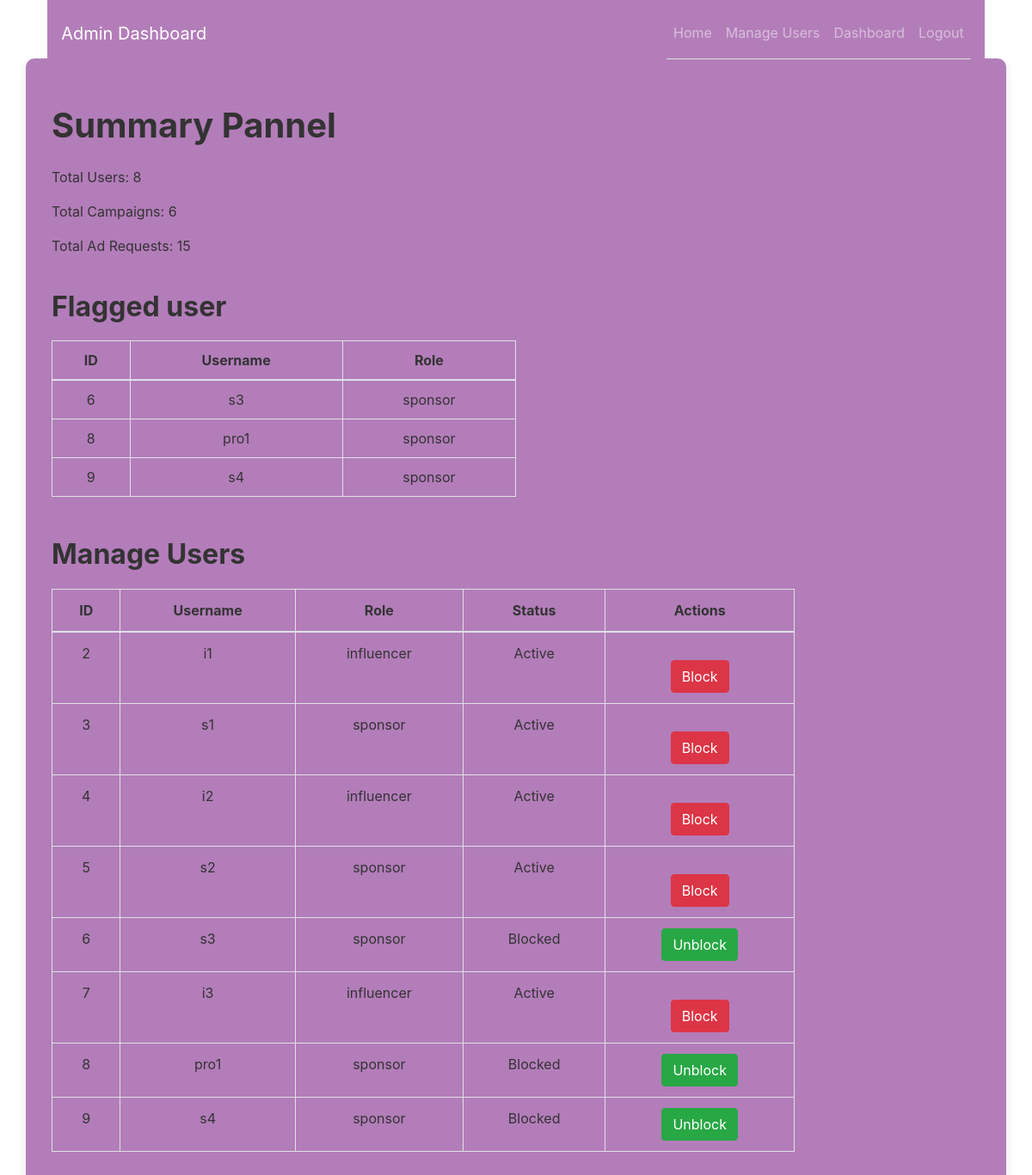
Screenshot of /admin_dashboard (signed in) with the database file from the repository.
### app.py (models this page shows)
class User(db.Model, UserMixin):
    id = db.Column(db.Integer, primary_key=True)
    username = db.Column(db.String(150), unique=True, nullable=False)
    password = db.Column(db.String(150), nullable=False)
    role = db.Column(db.String(50), nullable=False)  # sponsor, influencer
    plateforms=db.Column(db.String(50), default="")#------for influencer
    followers=db.Column(db.String(50), default="")#--------for influencer
    is_blocked=db.Column(db.Boolean, default=False)#-------for influencer

### app.py (the view)
@app.route('/admin_dashboard')
@login_required
def admin_dashboard():
    if current_user.role != 'admin':
        return redirect(url_for('home'))
    total_users = User.query.count()-1
    total_campaigns = Campaign.query.count()
    total_ad_requests = AdRequest.query.count()
    flagged_users = User.query.filter_by(is_blocked=True).all()
    users = User.query.filter(User.role != 'admin').all()
    flagged_campaigns = Campaign.query.filter_by(visibility='private').all()
    return render_template('admin_dashboard.html',
                        total_users=total_users,
                        total_campaigns=total_campaigns,
                        total_ad_requests=total_ad_requests,
                        flagged_users=flagged_users,
                        flagged_campaigns=flagged_campaigns,
                        users=users)

### app.py (called while the page is built)
@login_manager.user_loader
def load_user(user_id):
    return User.query.get(int(user_id))

### templates/admin_dashboard.html (shortened to what this page needs)
<!DOCTYPE html>
<html lang="en">
<head>
    <link rel="stylesheet" href="https://maxcdn.bootstrapcdn.com/bootstrap/4.0.0/css/bootstrap.min.css">
</head>
<body>
    <nav class="navbar navbar-expand-lg navbar-dark fixed-top">
        <a class="navbar-brand" href="#">Admin Dashboard</a>
        <div class="collapse navbar-collapse" id="navbarNav">
            <ul class="navbar-nav ml-auto">
                <li class="nav-item">
                    <a class="nav-link" href="{{ url_for('admin_dashboard') }}">Home</a>
                </li>
                <li class="nav-item">
                    <a class="nav-link" href="{{ url_for('view_users') }}">Manage Users</a>
                </li>
                <li class="nav-item">
                    <a class="nav-link" href="{{ url_for('admin_dashboard') }}">Dashboard</a>
                </li>
                <li class="nav-item">
                    <a class="nav-link" href="{{ url_for('logout') }}">Logout</a>
                </li>
            </ul>
        </div>
    </nav>
    <div class="container mt-5">
        <h1 class="my-4">Summary Pannel</h1>
        <p>Total Users: {{ total_users }}</p>
        <p>Total Campaigns: {{ total_campaigns }}</p>
        <p>Total Ad Requests: {{ total_ad_requests }}</p>
         <br>
        <h2>Flagged user</h2>
        <table class="table1 table-bordered">
            <thead>
                <tr>
                    <th>ID</th>
                    <th>Username</th>
                    <th>Role</th>
                </tr>
            </thead>
            <tbody>
                {% for user in users %}
                {%if user.is_blocked%}
                    <tr>
                        <td>{{ user.id }}</td>
                        <td>{{ user.username }}</td>
                        <td>{{ user.role }}</td>
                    </tr>
                {%endif%}
                {% endfor %}
            </tbody>
        </table>
         <br><br>
        <h2>Manage Users</h2>
        <table class="table table-bordered">
            <thead>
                <tr>
                    <th>ID</th>
                    <th>Username</th>
                    <th>Role</th>
                    <th>Status</th>
                    <th>Actions</th>
                </tr>
            </thead>
            <tbody>
                {% for user in users %}
                    <tr>
                        <td>{{ user.id }}</td>
                        <td>{{ user.username }}</td>
                        <td>{{ user.role }}</td>
                        <td>{{ 'Blocked' if user.is_blocked else 'Active' }}</td>
                        <td>
                            {% if user.is_blocked %}
                                <form action="{{ url_for('unblock_user', user_id=user.id) }}" method="POST">
                                    <button type="submit" class="btn btn-success">Unblock</button>
                                </form>
                            {% else %}
                                <form action="{{ url_for('block_user', user_id=user.id) }}" method="POST">
                                    <button type="submit" class="btn btn-danger">Block</button>
                                </form>
                            {% endif %}
                        </td>
                    </tr>
                {% endfor %}
            </tbody>
        </table>
    </div>
</body>
</html>

### templates/admin_dashboard.html (style rules this page uses)
body { background-color: #fff; color: #333; padding: 20px; }
.container { background-color: #b37db9; border-radius: 10px; box-shadow: 0 6px 12px rgba(0, 0, 0, 0.1); padding: 30px; }
h1, h2 { color: #333; font-weight: bold; }
.table1 { width: 50%; margin-top: 20px; }
.table { width: 80% ; margin-top: 20px; }
table th, table td { padding: 10px; text-align: center; }
ul { list-style-type: none; padding-left: 0; }
ul li { padding: 10px 0; border-bottom: 1px solid #ddd; }
.btn-danger { background-color: #dc3545; border-color: #dc3545; }
.btn-success { background-color: #28a745; border-color: #28a745; }
.btn-danger { margin-top: 20px; }
.navbar { background-color: #b37db9; margin-left:4.6%; margin-right:4.6%; }
.navbar a { color: rgb(16, 1, 1); }

### rows the page displays
User: id "6", username "s3", role "sponsor", is_blocked "Blocked"
User: id "8", username "pro1", role "sponsor", is_blocked "Blocked"
User: id "9", username "s4", role "sponsor", is_blocked "Blocked"
User: id "2", username "i1", role "influencer", is_blocked "Active"
User: id "3", username "s1", role "sponsor", is_blocked "Active"
User: id "4", username "i2", role "influencer", is_blocked "Active"
User: id "5", username "s2", role "sponsor", is_blocked "Active"
User: id "7", username "i3", role "influencer", is_blocked "Active"

### other values shown
{{ total_users }} "8"
{{ total_campaigns }} "6"
{{ total_ad_requests }} "15"
